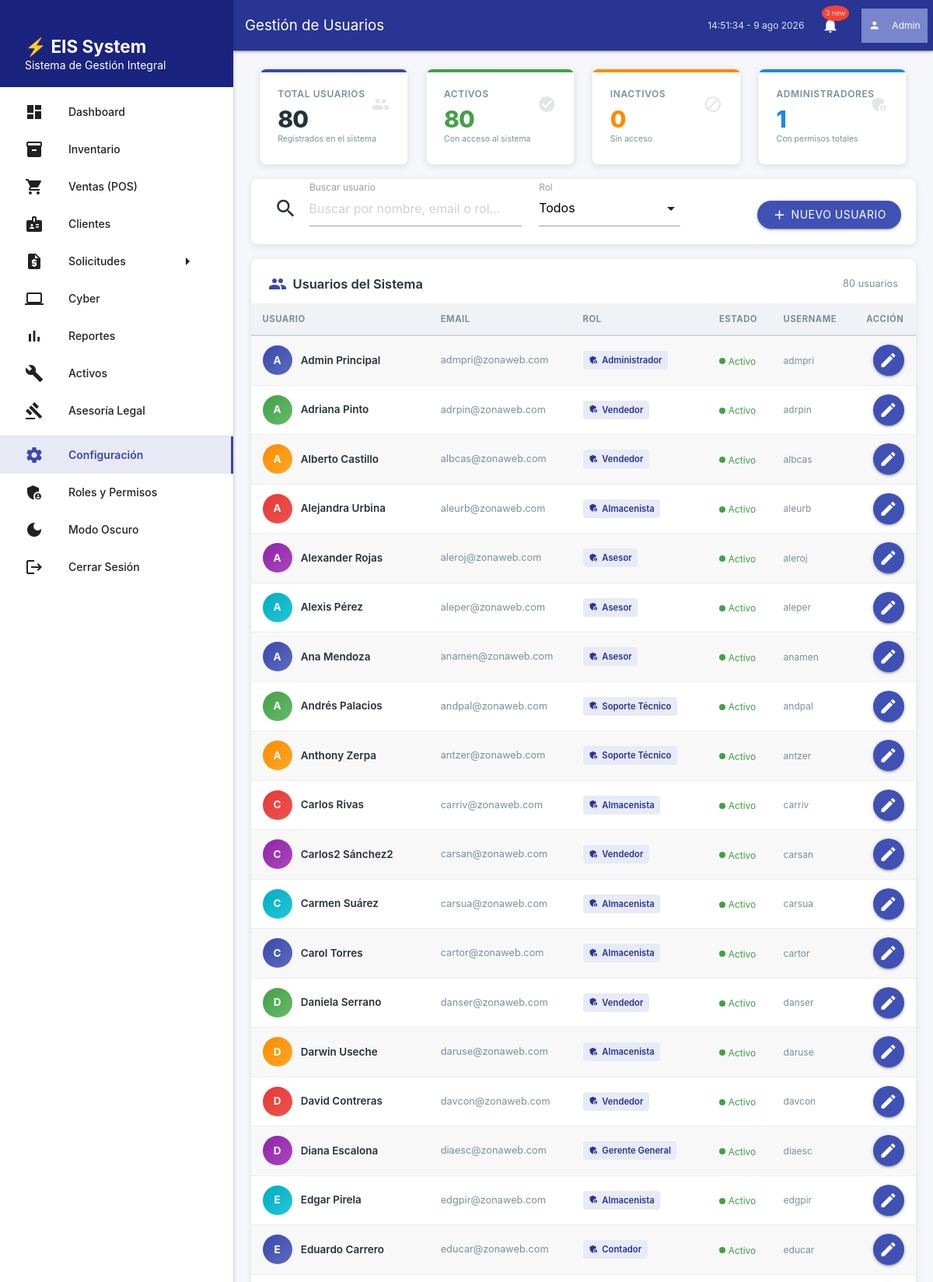
/?pagina=usuarios (signed in, upper part), run on the app's committed database.
### tables this page shows
CREATE TABLE usuarios
(
    id             INT PRIMARY KEY AUTO_INCREMENT,
    nombre         VARCHAR(100)       not null,
    apellido       VARCHAR(100)       not null,
    user_name      VARCHAR(50) UNIQUE not null,
    password_hash  VARCHAR(255)       not null,
    email          VARCHAR(100)                default 'zonaweblara@gmail.com',
    estatus        VARCHAR(20)        not null default '0',
    fk_rol_usuario INT,
    FOREIGN KEY (fk_rol_usuario) REFERENCES rol_usuarios (id)
        ON DELETE RESTRICT
        ON UPDATE CASCADE
);

CREATE TABLE roles
(
    id         INT PRIMARY KEY AUTO_INCREMENT,
    nombre_rol VARCHAR(50) NOT NULL
);

### app/core/router.php (called while the page is built, shortened)
<?php
class Router
{
    private string $pagina;
    public function setPagina(string $pagina): void
    {
        $this->pagina = $pagina;
    }
    public function handle(): void
    {
        $this->renderView();
    }
    private function renderView(): void
    {
        $rutaVista = __DIR__ . '/../Views/' . $this->pagina . '.php';
        $this->renderWithLayout($rutaVista);
    }
    private function renderWithLayout(string $contentView): void
    {
        require __DIR__ . '/../template/layout.php';
    }
}

### index.php (called while the page is built, shortened)
<?php
$router = new Router();
$router->handle();

### app/core/Database.php (called while the page is built, shortened)
<?php
class Database
{
    private static ?PDO $instance = null;
    public static function getConnection(): PDO
    {
        if (self::$instance === null) {
            $dns = sprintf(
                'mysql:host=%s;dbname=%s;charset=%s',
                self::DB_HOST,
                self::DB_NAME,
                self::DB_CHARSET
            );
            $options = [
                PDO::ATTR_ERRMODE            => PDO::ERRMODE_EXCEPTION,
                PDO::ATTR_DEFAULT_FETCH_MODE => PDO::FETCH_ASSOC,
                PDO::ATTR_EMULATE_PREPARES   => false,
            ];
            try {
                self::$instance = new PDO($dns, self::DB_USER, self::DB_PASS, $options);
            } catch (PDOException $e) {
                throw new PDOException('Error de conexión a base de datos', (int)$e->getCode());
            }
        }
        return self::$instance;
    }
}

### app/core/Model.php (called while the page is built, shortened)
<?php
abstract class Model
{
    public function __construct()
    {
        $this->db = Database::getConnection();
    }
}

### app/Models/Usuario.php (called while the page is built, shortened)
<?php
class Usuario extends Model
{
    public function obtenerTodos(): array
    {
        $stmt = $this->db->query("
            SELECT u.id, u.user_name AS username, u.nombre, u.apellido, u.email, u.estatus AS activo,
                   ru.rol, r.nombre_rol AS rol_nombre
            FROM usuarios u
            LEFT JOIN rol_usuarios ru ON u.fk_rol_usuario = ru.id
            LEFT JOIN roles r ON ru.fk_rol = r.id
            ORDER BY u.nombre
        ");
        return $stmt->fetchAll();
    }
}

### app/Views/usuarios.php (the view, shortened to what this page needs)
<?php
$userModel = new Usuario();
$usuarios = $userModel->obtenerTodos();
$totalUsuarios = count($usuarios);
$activos = count(array_filter($usuarios, fn($u) => $u['activo'] === '1'));
$inactivos = $totalUsuarios - $activos;
$adminCount = 0;
foreach ($usuarios as $u) {
    $rolLower = strtolower($u['rol_nombre'] ?? $u['rol'] ?? '');
    if (str_contains($rolLower, 'admin') || str_contains($rolLower, 'administrador')) {
        $adminCount++;
    }
}
?>
<div class="row" style="margin-bottom:1.25rem;">
    <div class="col s12 m6 l3">
        <div class="metric-card" style="margin:0;">
            <div class="metric-icon"><i class="material-icons">people</i></div>
            <div class="metric-label">Total Usuarios</div>
            <div class="metric-value"><?php echo $totalUsuarios; ?></div>
            <div style="color:var(--text-muted);font-size:0.7rem;margin-top:0.25rem;">Registrados en el sistema</div>
        </div>
    </div>
    <div class="col s12 m6 l3">
        <div class="metric-card success" style="margin:0;">
            <div class="metric-icon"><i class="material-icons">check_circle</i></div>
            <div class="metric-label">Activos</div>
            <div class="metric-value" style="color:var(--success);"><?php echo $activos; ?></div>
            <div style="color:var(--text-muted);font-size:0.7rem;margin-top:0.25rem;">Con acceso al sistema</div>
        </div>
    </div>
    <div class="col s12 m6 l3">
        <div class="metric-card warning" style="margin:0;">
            <div class="metric-icon"><i class="material-icons">block</i></div>
            <div class="metric-label">Inactivos</div>
            <div class="metric-value" style="color:var(--warning);"><?php echo $inactivos; ?></div>
            <div style="color:var(--text-muted);font-size:0.7rem;margin-top:0.25rem;">Sin acceso</div>
        </div>
    </div>
    <div class="col s12 m6 l3">
        <div class="metric-card info" style="margin:0;">
            <div class="metric-icon"><i class="material-icons">admin_panel_settings</i></div>
            <div class="metric-label">Administradores</div>
            <div class="metric-value" style="color:var(--info);"><?php echo $adminCount; ?></div>
            <div style="color:var(--text-muted);font-size:0.7rem;margin-top:0.25rem;">Con permisos totales</div>
        </div>
    </div>
</div>
<div class="card" style="margin-bottom:1.25rem;">
    <div class="card-content" style="padding:1rem 1.25rem;">
        <div class="row valign-wrapper" style="margin-bottom:0;flex-wrap:wrap;">
            <div class="col s12 m12 l5" style="margin-bottom:0;">
                <div class="input-field" style="margin:0;">
                    <i class="material-icons prefix">search</i>
                    <input type="text" id="searchUsuario" placeholder="Buscar por nombre, email o rol...">
                    <label for="searchUsuario">Buscar usuario</label>
                </div>
            </div>
            <div class="col s6 m4 l3" style="margin-bottom:0;">
                <div class="input-field" style="margin:0;">
                    <label>Rol</label>
                </div>
            </div>
            <div class="col s6 m4 l4 right-align" style="padding:0.5rem 0 0;">
                <button class="btn waves-effect waves-light indigo" id="btnNuevoUsuario" style="border-radius:24px;display:inline-flex;align-items:center;gap:0.35rem;padding:0 1.25rem;">
                    <i class="material-icons left" style="margin:0;">add</i>
                    <span class="hide-on-small-only">Nuevo Usuario</span>
                </button>
            </div>
        </div>
    </div>
</div>
<div class="card">
    <div class="card-content" style="padding:0;">
        <div style="padding:1.25rem 1.5rem 0;display:flex;align-items:center;justify-content:space-between;flex-wrap:wrap;gap:0.5rem;">
            <span style="font-size:1.1rem;font-weight:600;display:flex;align-items:center;gap:0.5rem;">
                <i class="material-icons" style="color:var(--primary);">people</i> Usuarios del Sistema
            </span>
            <span class="result-count" style="color:var(--text-muted);font-size:0.85rem;"><?php echo $totalUsuarios; ?> usuarios</span>
        </div>
        <div style="overflow-x:auto;margin-top:0.75rem;">
            <table class="striped user-table" style="margin-bottom:0;border-collapse:collapse;width:100%;min-width:600px;">
                <thead>
                    <tr style="background:var(--surface-hover);">
                        <th style="padding:0.75rem 1rem;font-size:0.75rem;text-transform:uppercase;letter-spacing:0.05em;color:var(--text-muted);font-weight:700;border-bottom:2px solid var(--border);">Usuario</th>
                        <th class="hide-on-small-only" style="padding:0.75rem 1rem;font-size:0.75rem;text-transform:uppercase;letter-spacing:0.05em;color:var(--text-muted);font-weight:700;border-bottom:2px solid var(--border);">Email</th>
                        <th style="padding:0.75rem 1rem;font-size:0.75rem;text-transform:uppercase;letter-spacing:0.05em;color:var(--text-muted);font-weight:700;border-bottom:2px solid var(--border);">Rol</th>
                        <th class="hide-on-small-only" style="padding:0.75rem 1rem;font-size:0.75rem;text-transform:uppercase;letter-spacing:0.05em;color:var(--text-muted);font-weight:700;border-bottom:2px solid var(--border);">Estado</th>
                        <th class="hide-on-small-only" style="padding:0.75rem 1rem;font-size:0.75rem;text-transform:uppercase;letter-spacing:0.05em;color:var(--text-muted);font-weight:700;border-bottom:2px solid var(--border);">Username</th>
                        <th style="padding:0.75rem 1rem;font-size:0.75rem;text-transform:uppercase;letter-spacing:0.05em;color:var(--text-muted);font-weight:700;border-bottom:2px solid var(--border);text-align:right;">Acción</th>
                    </tr>
                </thead>
                <tbody>
                    <?php if (empty($usuarios)): ?>
                    <tr>
                        <td colspan="6" style="text-align:center;padding:2rem;color:var(--text-muted);">
                            <i class="material-icons" style="font-size:2.5rem;display:block;margin-bottom:0.5rem;">people</i>
                            No hay usuarios registrados
                        </td>
                    </tr>
                    <?php else: ?>
                        <?php foreach ($usuarios as $i => $u):
                            $inicial = strtoupper(substr($u['nombre'], 0, 1));
                            $gradientes = [
                                'linear-gradient(135deg,#3949ab,#5c6bc0)',
                                'linear-gradient(135deg,#43a047,#66bb6a)',
                                'linear-gradient(135deg,#fb8c00,#ffa726)',
                                'linear-gradient(135deg,#e53935,#ef5350)',
                                'linear-gradient(135deg,#8e24aa,#ab47bc)',
                                'linear-gradient(135deg,#00acc1,#26c6da)',
                            ];
                            $gIdx = $i % count($gradientes);
                            $esActivo = $u['activo'] === '1';
                            $rolDisplay = $u['rol_nombre'] ?? $u['rol'] ?? 'Sin rol';
                        ?>
                        <tr style="border-bottom:1px solid var(--border-light);transition:background 0.15s;">
                            <td style="padding:0.75rem 1rem;">
                                <div style="display:flex;align-items:center;gap:0.75rem;">
                                    <div style="width:38px;height:38px;border-radius:50%;background:<?php echo $gradientes[$gIdx]; ?>;display:flex;align-items:center;justify-content:center;flex-shrink:0;color:#fff;font-weight:700;font-size:0.9rem;"><?php echo $inicial; ?></div>
                                    <div>
                                        <div style="font-weight:600;font-size:0.9rem;"><?php echo htmlspecialchars($u['nombre'] . ' ' . $u['apellido']); ?></div>
                                    </div>
                                </div>
                            </td>
                            <td class="hide-on-small-only" style="padding:0.75rem 1rem;color:var(--text-muted);font-size:0.85rem;"><?php echo htmlspecialchars($u['email']); ?></td>
                            <td style="padding:0.75rem 1rem;">
                                <span style="display:inline-flex;align-items:center;gap:0.3rem;padding:0.2rem 0.5rem;border-radius:4px;font-size:0.75rem;font-weight:600;background:#e8eaf6;color:#283593;"><i class="material-icons" style="font-size:0.85rem;">admin_panel_settings</i> <?php echo htmlspecialchars($rolDisplay); ?></span>
                            </td>
                            <td class="hide-on-small-only" style="padding:0.75rem 1rem;">
                                <?php if ($esActivo): ?>
                                <span style="display:inline-flex;align-items:center;gap:0.25rem;font-size:0.8rem;color:var(--success);"><span style="width:8px;height:8px;border-radius:50%;background:var(--success);display:inline-block;"></span> Activo</span>
                                <?php else: ?>
                                <span style="display:inline-flex;align-items:center;gap:0.25rem;font-size:0.8rem;color:var(--text-muted);"><span style="width:8px;height:8px;border-radius:50%;background:var(--text-muted);display:inline-block;"></span> Inactivo</span>
                                <?php endif; ?>
                            </td>
                            <td class="hide-on-small-only" style="padding:0.75rem 1rem;color:var(--text-muted);font-size:0.8rem;"><?php echo htmlspecialchars($u['username']); ?></td>
                            <td style="padding:0.75rem 1rem;text-align:right;white-space:nowrap;">
                                <button class="btn-floating waves-effect waves-light indigo tooltipped btn-editar-usuario" data-id="<?php echo $u['id']; ?>" data-position="left" data-tooltip="Editar"><i class="material-icons">edit</i></button>
                            </td>
                        </tr>
                        <?php endforeach; ?>
                    <?php endif; ?>
                </tbody>
            </table>
        </div>
    </div>
</div>

### Public/css/styles.css (style rules this page uses)
:root { --primary: #3949ab; --primary-light: #5c6bc0; --primary-dark: #283593; --success: #43a047; --warning: #fb8c00; --danger: #e53935; --info: #1e88e5; --bg: #f5f7fa; --surface: #ffffff; --surface-hover: #f0f2f5; --text: #263238; --text-muted: #78909c; --text-light: #90a4ae; --border: #cfd8dc; --border-light: #eceff1; --shadow-sm: 0 1px 3px rgba(0,0,0,0.08); --shadow: 0 2px 8px rgba(0,0,0,0.1); --shadow-lg: 0 8px 24px rgba(0,0,0,0.12); --radius: 8px; --transition: all 0.2s ease; }
body { font-family: -apple-system, BlinkMacSystemFont, 'Segoe UI', Roboto, Oxygen, Ubuntu, Cantarell, sans-serif; background: var(--bg); color: var(--text); line-height: 1.6; }
.card { border-radius: var(--radius); box-shadow: var(--shadow); transition: var(--transition); }
.metric-card { background: var(--surface); border-radius: var(--radius); padding: 1.5rem; box-shadow: var(--shadow); border: 1px solid var(--border-light); transition: var(--transition); position: relative; overflow: hidden; }
.metric-card::before { content: ''; position: absolute; top: 0; left: 0; right: 0; height: 4px; background: var(--primary); }
.metric-card.success::before { background: var(--success); }
.metric-card.warning::before { background: var(--warning); }
.metric-card.info::before { background: var(--info); }
.metric-value { font-size: 2rem; font-weight: 800; margin: 0.5rem 0 0.25rem; letter-spacing: -0.03em; line-height: 1; color: var(--text); }
.metric-label { color: var(--text-muted); font-size: 0.8rem; font-weight: 600; text-transform: uppercase; letter-spacing: 0.05em; }
.metric-icon { position: absolute; top: 1.5rem; right: 1.5rem; font-size: 2rem; opacity: 0.12; }
input, select, textarea { background: var(--surface); }
.metric-value { transition: all 0.3s ease; }
.result-count { transition: all 0.2s ease; }
input, select, textarea, button, a { -webkit-tap-highlight-color: transparent; }
html { scroll-behavior: smooth; }
body, html { overflow-x: hidden; }

### app/Views/usuarios.php (style rules this page uses)
.user-table td { vertical-align: middle; }

### data on the page
usuarios: nombre "A", nombre+apellido "Admin Principal", email "admpri@zonaweb.com", roles.nombre_rol "Administrador", estatus "1" (drawn), user_name "admpri"
usuarios: nombre "A", nombre+apellido "Adriana Pinto", email "adrpin@zonaweb.com", roles.nombre_rol "Vendedor", estatus "1" (drawn), user_name "adrpin"
usuarios: nombre "A", nombre+apellido "Alberto Castillo", email "albcas@zonaweb.com", roles.nombre_rol "Vendedor", estatus "1" (drawn), user_name "albcas"
usuarios: nombre "A", nombre+apellido "Alejandra Urbina", email "aleurb@zonaweb.com", roles.nombre_rol "Almacenista", estatus "1" (drawn), user_name "aleurb"
usuarios: nombre "A", nombre+apellido "Alexander Rojas", email "aleroj@zonaweb.com", roles.nombre_rol "Asesor", estatus "1" (drawn), user_name "aleroj"
usuarios: nombre "A", nombre+apellido "Alexis Pérez", email "aleper@zonaweb.com", roles.nombre_rol "Asesor", estatus "1" (drawn), user_name "aleper"
usuarios: nombre "A", nombre+apellido "Ana Mendoza", email "anamen@zonaweb.com", roles.nombre_rol "Asesor", estatus "1" (drawn), user_name "anamen"
usuarios: nombre "A", nombre+apellido "Andrés Palacios", email "andpal@zonaweb.com", roles.nombre_rol "Soporte Técnico", estatus "1" (drawn), user_name "andpal"
usuarios: nombre "A", nombre+apellido "Anthony Zerpa", email "antzer@zonaweb.com", roles.nombre_rol "Soporte Técnico", estatus "1" (drawn), user_name "antzer"
usuarios: nombre "C", nombre+apellido "Carlos Rivas", email "carriv@zonaweb.com", roles.nombre_rol "Almacenista", estatus "1" (drawn), user_name "carriv"
usuarios: nombre "C", nombre+apellido "Carlos2 Sánchez2", email "carsan@zonaweb.com", roles.nombre_rol "Vendedor", estatus "1" (drawn), user_name "carsan"
usuarios: nombre "C", nombre+apellido "Carmen Suárez", email "carsua@zonaweb.com", roles.nombre_rol "Almacenista", estatus "1" (drawn), user_name "carsua"
usuarios: nombre "C", nombre+apellido "Carol Torres", email "cartor@zonaweb.com", roles.nombre_rol "Almacenista", estatus "1" (drawn), user_name "cartor"
usuarios: nombre "D", nombre+apellido "Daniela Serrano", email "danser@zonaweb.com", roles.nombre_rol "Vendedor", estatus "1" (drawn), user_name "danser"
usuarios: nombre "D", nombre+apellido "Darwin Useche", email "daruse@zonaweb.com", roles.nombre_rol "Almacenista", estatus "1" (drawn), user_name "daruse"
usuarios: nombre "D", nombre+apellido "David Contreras", email "davcon@zonaweb.com", roles.nombre_rol "Vendedor", estatus "1" (drawn), user_name "davcon"
usuarios: nombre "D", nombre+apellido "Diana Escalona", email "diaesc@zonaweb.com", roles.nombre_rol "Gerente General", estatus "1" (drawn), user_name "diaesc"
usuarios: nombre "E", nombre+apellido "Edgar Pirela", email "edgpir@zonaweb.com", roles.nombre_rol "Almacenista", estatus "1" (drawn), user_name "edgpir"
usuarios: nombre "E", nombre+apellido "Eduardo Carrero", email "educar@zonaweb.com", roles.nombre_rol "Contador", estatus "1" (drawn), user_name "educar"

### other printed values
$pageTitle "Gestión de Usuarios"
$totalUsuarios "80"
$activos "80"
$inactivos "0"
$adminCount "1"
